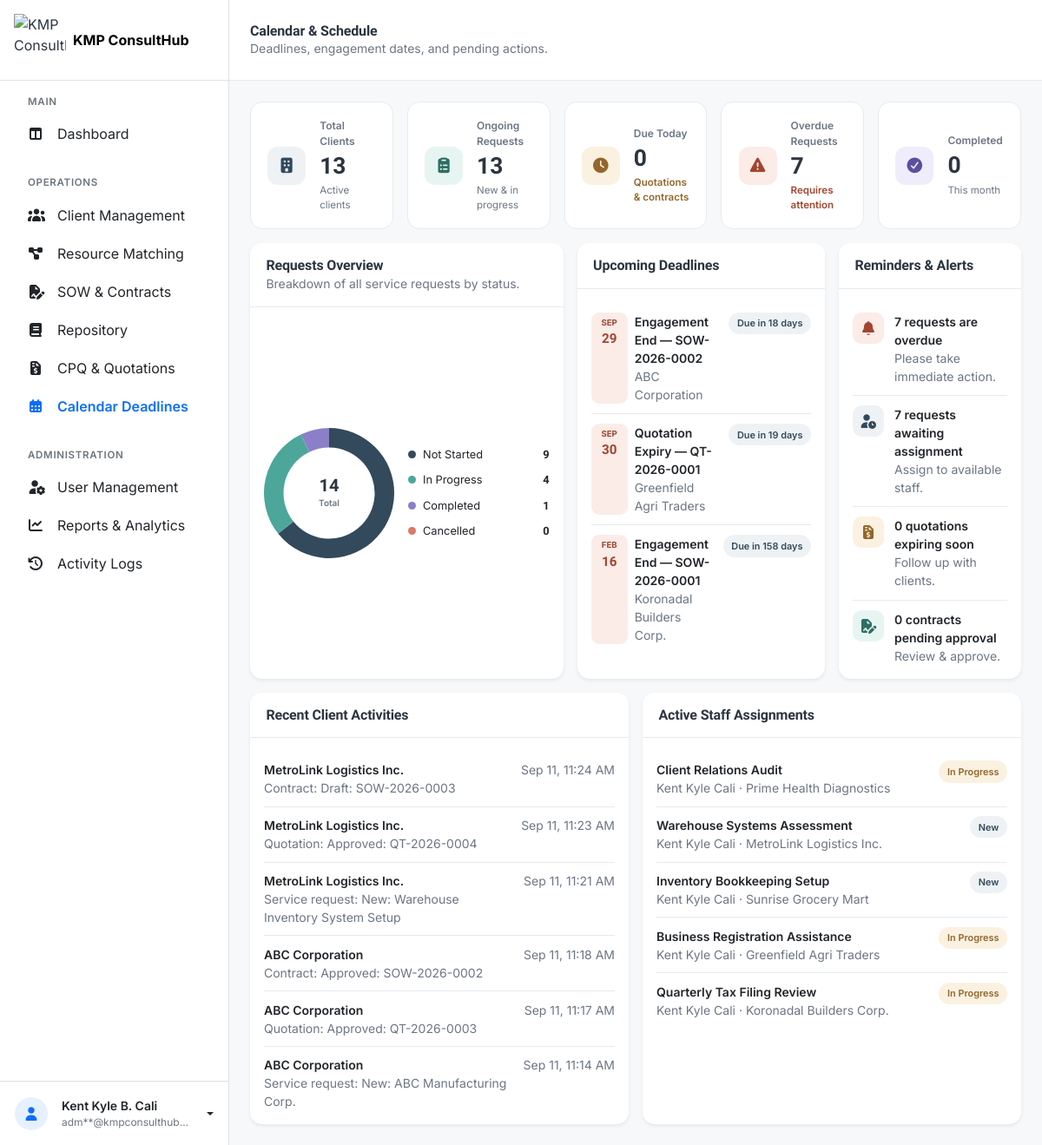
Screenshot of /admin/calendar_deadlines.php (signed in) with the database file from the repository.
### tables this page shows
CREATE TABLE `service_requests` (
  `request_id` int(10) UNSIGNED NOT NULL,
  `client_id` int(10) UNSIGNED NOT NULL,
  `request_title` varchar(150) NOT NULL,
  `request_details` text DEFAULT NULL,
  `required_skill` varchar(100) DEFAULT NULL,
  `status` enum('New','In Progress','Completed','Cancelled') NOT NULL DEFAULT 'New',
  `assigned_to` int(10) UNSIGNED DEFAULT NULL,
  `assigned_by` int(10) UNSIGNED DEFAULT NULL,
  `created_at` timestamp NOT NULL DEFAULT current_timestamp(),
  `updated_at` timestamp NOT NULL DEFAULT current_timestamp() ON UPDATE current_timestamp()
);

CREATE TABLE `users` (
  `user_id` int(10) UNSIGNED NOT NULL,
  `firstname` varchar(100) NOT NULL,
  `middlename` varchar(100) DEFAULT NULL,
  `lastname` varchar(100) NOT NULL,
  `birthday` date NOT NULL,
  `gender` enum('Male','Female') NOT NULL,
  `address` varchar(255) NOT NULL,
  `contact_number` varchar(20) NOT NULL,
  `email` varchar(150) NOT NULL,
  `password` varchar(255) NOT NULL,
  `role` enum('Manager','Supervisor','Staff') NOT NULL,
  `status` enum('Active','Inactive') NOT NULL DEFAULT 'Active',
  `created_at` timestamp NOT NULL DEFAULT current_timestamp(),
  `updated_at` timestamp NOT NULL DEFAULT current_timestamp() ON UPDATE current_timestamp()
);

CREATE TABLE `clients` (
  `client_id` int(10) UNSIGNED NOT NULL,
  `company_name` varchar(150) NOT NULL,
  `contact_person` varchar(150) NOT NULL,
  `email` varchar(150) NOT NULL,
  `contact_number` varchar(20) NOT NULL,
  `address` varchar(255) NOT NULL,
  `industry` varchar(100) DEFAULT NULL,
  `created_at` timestamp NOT NULL DEFAULT current_timestamp(),
  `updated_at` timestamp NOT NULL DEFAULT current_timestamp() ON UPDATE current_timestamp()
);

### admin/calendar_deadlines.php (the view, shortened to what the rows shown need)
<?php
$pdo = getConnection();
$newRequests = (int) $pdo->query("SELECT COUNT(*) FROM service_requests WHERE status = 'New'")->fetchColumn();
$inProgressRequests = (int) $pdo->query("SELECT COUNT(*) FROM service_requests WHERE status = 'In Progress'")->fetchColumn();
$completedRequestsTotal = (int) $pdo->query("SELECT COUNT(*) FROM service_requests WHERE status = 'Completed'")->fetchColumn();
$cancelledRequests = (int) $pdo->query("SELECT COUNT(*) FROM service_requests WHERE status = 'Cancelled'")->fetchColumn();
$totalRequests = $newRequests + $inProgressRequests + $completedRequestsTotal + $cancelledRequests;
$staffAssignmentsStmt = $pdo->query(
    "SELECT u.firstname, u.lastname, sr.request_title, sr.status, c.company_name, sr.updated_at
     FROM service_requests sr
     INNER JOIN users u ON u.user_id = sr.assigned_to
     INNER JOIN clients c ON c.client_id = sr.client_id
     WHERE sr.status IN ('New','In Progress')
     ORDER BY sr.updated_at DESC
     LIMIT 6"
);
$staffAssignments = $staffAssignmentsStmt->fetchAll();
function requestStatusClass(string $status): string
{
    return match ($status) {
        'New' => 'status-new',
        'In Progress' => 'status-progress',
        'Completed' => 'status-approved',
        'Cancelled' => 'status-rejected',
        default => 'status-new',
    };
}
?>
<!DOCTYPE html>
<html lang="en">
<head>
<link rel="stylesheet" href="../assets/vendor/bootstrap-5.3.8/css/bootstrap.min.css">
<link rel="stylesheet" href="../assets/vendor/fontawesome-free-7.3.1/css/all.min.css">
<link rel="stylesheet" href="../assets/css/dashboard.css">
</head>
<body>
<div class="dashboard-layout d-flex">
  <div class="dashboard-main flex-grow-1" style="min-width:0;">
    <header class="dashboard-topbar bg-white d-flex align-items-center justify-content-between px-3 px-md-4 no-print">
      <div class="d-flex align-items-center gap-3">
        <div>
          <h1 class="dashboard-title h6 h5-md fw-bold mb-0">Calendar &amp; Schedule</h1>
        </div>
      </div>
    </header>
    <main class="dashboard-content p-3 p-md-4">
      <div class="row g-3 mb-3">
        <div class="col-lg-5">
          <section class="card border-0 shadow-sm h-100">
            <div class="card-header">
              <h2 class="h6 fw-bold mb-0">Requests Overview</h2>
            </div>
          </section>
        </div>
        <div class="col-lg-4">
          <section class="card border-0 shadow-sm h-100">
            <div class="card-header">
              <h2 class="h6 fw-bold mb-0">Upcoming Deadlines</h2>
            </div>
          </section>
        </div>
        <div class="col-lg-3">
          <section class="card border-0 shadow-sm h-100">
            <div class="card-header">
              <h2 class="h6 fw-bold mb-0">Reminders &amp; Alerts</h2>
            </div>
          </section>
        </div>
      </div>
      <div class="row g-3">
        <div class="col-lg-6">
          <section class="card border-0 shadow-sm h-100">
            <div class="card-header">
              <h2 class="h6 fw-bold mb-0">Recent Client Activities</h2>
            </div>
          </section>
        </div>
        <div class="col-lg-6">
          <section class="card border-0 shadow-sm h-100">
            <div class="card-header">
              <h2 class="h6 fw-bold mb-0">Active Staff Assignments</h2>
            </div>
            <div class="card-body">
              <?php if (empty($staffAssignments)): ?>
                <div class="empty-state text-center py-4"><p class="small mb-0">No active assignments.</p></div>
              <?php else: ?>
                <?php foreach ($staffAssignments as $s): ?>
                  <div class="activity-row">
                    <div>
                      <div class="small fw-semibold"><?= htmlspecialchars($s['request_title']) ?></div>
                      <div class="small" style="color:var(--ink-soft);"><?= htmlspecialchars($s['firstname'] . ' ' . $s['lastname']) ?> &middot; <?= htmlspecialchars($s['company_name']) ?></div>
                    </div>
                    <span class="status-pill <?= requestStatusClass($s['status']) ?>"><?= htmlspecialchars($s['status']) ?></span>
                  </div>
                <?php endforeach; ?>
              <?php endif; ?>
            </div>
          </section>
        </div>
      </div>
    </main>
  </div>
</div>
<script>
Chart.defaults.font = { family: 'Inter', size: 11 };
Chart.defaults.color = '#6B7684';
new Chart(document.getElementById('requestsDonut'), {
  type: 'doughnut',
  data: {
    labels: ['Not Started', 'In Progress', 'Completed', 'Cancelled'],
    datasets: [{
      data: [<?= $newRequests ?>, <?= $inProgressRequests ?>, <?= $completedRequestsTotal ?>, <?= $cancelledRequests ?>],
      backgroundColor: ['#33495C', '#4CA79A', '#8B7FC7', '#DB7A66'],
      borderWidth: 0,
    }]
  },
  options: {
    responsive: true,
    maintainAspectRatio: false,
    cutout: '70%',
    plugins: {
      legend: { display: false },
      tooltip: { enabled: true }
    }
  },
  plugins: [{
    id: 'centerText',
    afterDraw(chart) {
      const { ctx, chartArea } = chart;
      const total = <?= $totalRequests ?>;
      const cx = (chartArea.left + chartArea.right) / 2;
      const cy = (chartArea.top + chartArea.bottom) / 2;
      ctx.save();
      ctx.textAlign = 'center';
      ctx.textBaseline = 'middle';
      ctx.font = '700 20px Lexend, sans-serif';
      ctx.fillStyle = '#2B3540';
      ctx.fillText(total, cx, cy - 8);
      ctx.font = '600 10px Inter, sans-serif';
      ctx.fillStyle = '#6B7684';
      ctx.fillText('Total', cx, cy + 12);
      ctx.restore();
    }
  }]
});
</script>
</body>
</html>

### rows the page displays
service_requests: request_title "Client Relations Audit", assigned_to.lastname "Kent Kyle Cali", client.company_name "Prime Health Diagnostics", status "In Progress"
service_requests: request_title "Warehouse Systems Assessment", assigned_to.lastname "Kent Kyle Cali", client.company_name "MetroLink Logistics Inc.", status "New"
service_requests: request_title "Inventory Bookkeeping Setup", assigned_to.lastname "Kent Kyle Cali", client.company_name "Sunrise Grocery Mart", status "New"
service_requests: request_title "Business Registration Assistance", assigned_to.lastname "Kent Kyle Cali", client.company_name "Greenfield Agri Traders", status "In Progress"
service_requests: request_title "Quarterly Tax Filing Review", assigned_to.lastname "Kent Kyle Cali", client.company_name "Koronadal Builders Corp.", status "In Progress"

### other values shown
$adminFullname "Kent Kyle B. Cali"
maskEmail($adminEmail) "adm**@kmpconsulthub…"
$totalClients "13"
$ongoingRequests "13"
$dueTodayCount "0"
$overdueRequestsCount "7"
$completedThisMonth "0"
$newRequests "9"
$inProgressRequests "4"
$completedRequestsTotal "1"
$cancelledRequests "0"
$dt->format('M') "SEP"
$dt->format('d') "29"
$d['title'] "Engagement End"
$d['ref'] "SOW-2026-0002"
